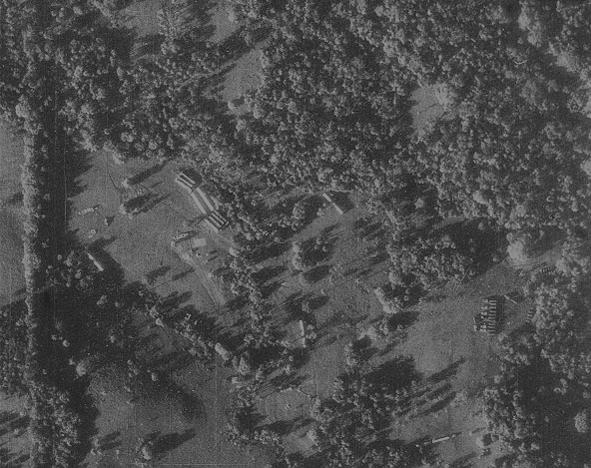
%> input picture stanford_cs131/HW0/HW0_out/u2dark.png, 591 x 468 px
$ octave imageManip.m   (GNU Octave 9; MATLAB toolbox functions it lacks are replaced by stand-ins)
%> lines starting %> are read from the running program, lines starting %| are printed output that depends on the picture
%reads in the image, converts it to grayscale, and converts the intensities
%from uint8 integers to doubles. (Brightness must be in 'double' format for
%computations, or else MATLAB will do integer math, which we don't want.)
pkg load image;
clc;
clear all;

dark = double(rgb2gray(imread('u2dark.png')));
%> dark: size 468x591 double; min 25, max 153, mean 77

%%%%%% Your part (a) code here: calculate statistics
[w, h] = size(dark);
%> w = 468; h = 591
average_gray = mean(mean(dark));
%> average_gray = 76.96
min_gray = min(min(dark));
%> min_gray = 25
max_gray = max(max(dark));
%> max_gray = 153

fprintf('average_gray: %d\n', average_gray);
%| average_gray: 76.9622
fprintf('min_gray: %d\n', min_gray);
%| min_gray: 25
fprintf('max gray: %d\n', max_gray);
%| max gray: 153

%%%%%% Your part (b) code here: apply offset and scaling
fixedimg = (dark - min_gray) * 255 / (max_gray - min_gray);
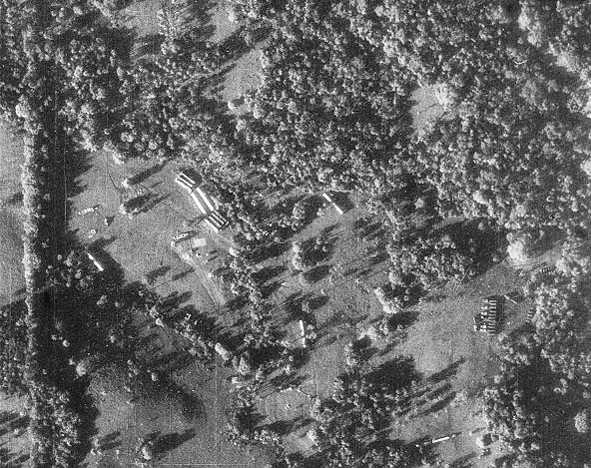
%> fixedimg: size 468x591 double; min 0, max 255, mean 103.5

%displays the image
imshow(uint8(fixedimg));

%%%%%% Your part (c) code here: apply the formula to increase contrast,
% and display the image
contrasted = uint8(2 * (fixedimg - 128) + 128);
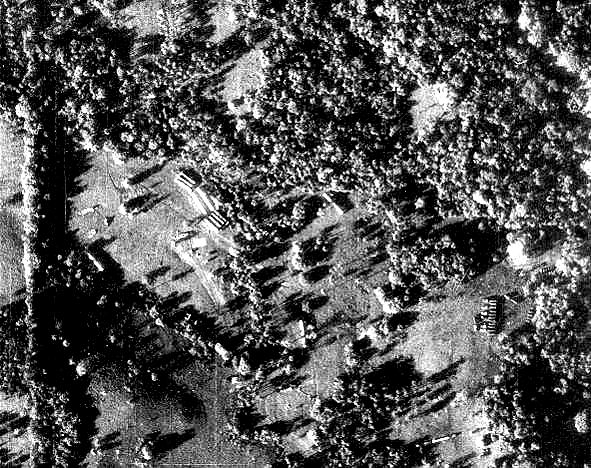
%> contrasted: size 468x591 uint8; min 0, max 255, mean 84.6
figure;
imshow(contrasted);
